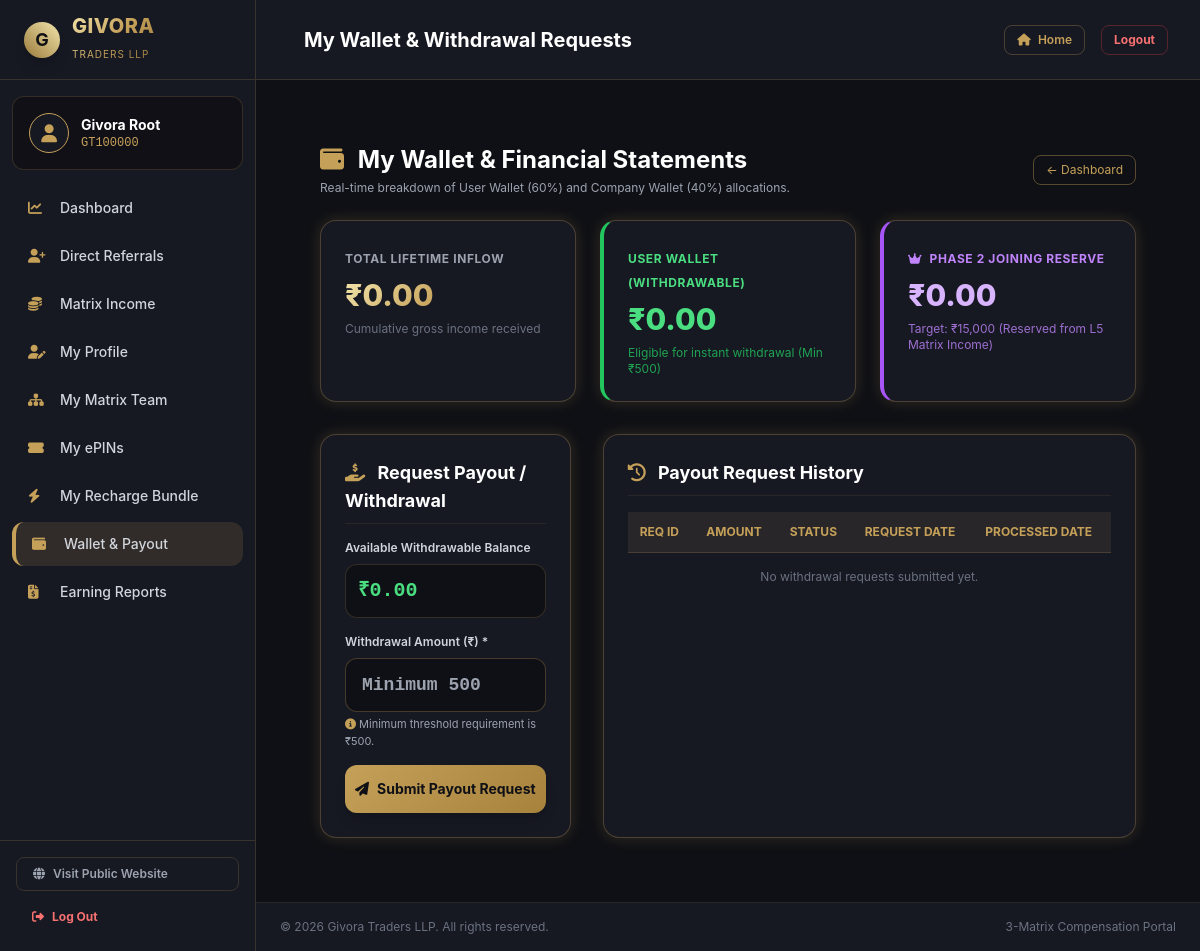
Screenshot of /customer/wallet.php (signed in) with the database file from the repository.
### tables this page shows
CREATE TABLE IF NOT EXISTS members (
    id INT AUTO_INCREMENT PRIMARY KEY,
    member_id VARCHAR(20) NOT NULL UNIQUE,
    sponsor_id VARCHAR(20) DEFAULT NULL,
    placement_parent_id VARCHAR(20) DEFAULT NULL,
    matrix_position INT DEFAULT NULL,
    name VARCHAR(100) NOT NULL,
    email VARCHAR(100) NOT NULL,
    phone VARCHAR(20) NOT NULL,
    password VARCHAR(255) NOT NULL,
    used_epin VARCHAR(50) NOT NULL,
    package_type VARCHAR(50) NOT NULL,
    custom_amount DECIMAL(12,2) NOT NULL DEFAULT 0.00,
    profile_image VARCHAR(255) DEFAULT NULL,
    status ENUM('Active', 'Inactive') NOT NULL DEFAULT 'Active',
    p2_status ENUM('Inactive', 'Active') NOT NULL DEFAULT 'Inactive',
    p2_placement_parent_id VARCHAR(20) DEFAULT NULL,
    p2_matrix_position INT DEFAULT NULL,
    p2_created_at TIMESTAMP NULL DEFAULT NULL,
    created_at TIMESTAMP DEFAULT CURRENT_TIMESTAMP,
    INDEX idx_sponsor (sponsor_id),
    INDEX idx_parent (placement_parent_id),
    INDEX idx_p2_parent (p2_placement_parent_id)
);

CREATE TABLE IF NOT EXISTS wallets (
    id INT AUTO_INCREMENT PRIMARY KEY,
    member_id VARCHAR(20) NOT NULL UNIQUE,
    balance DECIMAL(12,2) NOT NULL DEFAULT 0.00,
    user_wallet_60 DECIMAL(12,2) NOT NULL DEFAULT 0.00,
    company_wallet_40 DECIMAL(12,2) NOT NULL DEFAULT 0.00,
    p2_reserve_wallet DECIMAL(12,2) NOT NULL DEFAULT 0.00,
    FOREIGN KEY (member_id) REFERENCES members(member_id) ON DELETE CASCADE
);

### customer/wallet.php (the view, shortened to what the rows shown need)
<?php
require_once __DIR__ . '/../includes/functions.php';
$member = getLoggedInMember();
$page_title = "My Wallet & Withdrawal Requests";
$pdo = getDBConnection();
$stmt = $pdo->prepare("SELECT * FROM wallets WHERE member_id = ?");
$stmt->execute([$member['member_id']]);
$wallet = $stmt->fetch();
require_once __DIR__ . '/../includes/header.php';
?>
<div class="py-8 max-w-7xl mx-auto px-4 sm:px-6 lg:px-8">
    <div class="mb-6 flex justify-between items-center">
        <div>
            <h1 class="text-2xl font-bold text-white"><i class="fas fa-wallet text-gold mr-2"></i> My Wallet & Financial Statements</h1>
        </div>
    </div>
    <div class="grid grid-cols-1 md:grid-cols-3 gap-6 mb-8">
        <div class="bg-darkcard p-6 rounded-2xl gold-border-glow">
            <span class="text-xs uppercase tracking-wider text-gray-400 font-bold">Total Lifetime Inflow</span>
            <div class="text-3xl font-extrabold gold-gradient-text mt-2">₹<?php echo number_format($wallet['balance'], 2); ?></div>
            <p class="text-xs text-gray-500 mt-2">Cumulative gross income received</p>
        </div>
        <div class="bg-darkcard p-6 rounded-2xl gold-border-glow border-l-4 border-l-green-500">
            <span class="text-xs uppercase tracking-wider text-green-400 font-bold">User Wallet (Withdrawable)</span>
            <div class="text-3xl font-extrabold text-green-400 mt-2">₹<?php echo number_format($wallet['user_wallet_60'], 2); ?></div>
            <p class="text-xs text-green-500/80 mt-2">Eligible for instant withdrawal (Min ₹500)</p>
        </div>
        <div class="bg-darkcard p-6 rounded-2xl gold-border-glow border-l-4 border-l-purple-500">
            <span class="text-xs uppercase tracking-wider text-purple-400 font-bold"><i class="fas fa-crown mr-1"></i> Phase 2 Joining Reserve</span>
            <div class="text-3xl font-extrabold text-purple-300 mt-2">₹<?php echo number_format($wallet['p2_reserve_wallet'], 2); ?></div>
            <p class="text-xs text-purple-400/80 mt-2">
                Target: ₹15,000 (Reserved from L5 Matrix Income)
            </p>
        </div>
    </div>
    <div class="grid grid-cols-1 lg:grid-cols-3 gap-8">
        <div class="bg-darkcard p-6 rounded-2xl gold-border-glow">
            <h2 class="text-lg font-bold text-white mb-4 border-b border-gold/10 pb-2"><i class="fas fa-hand-holding-usd text-gold mr-2"></i> Request Payout / Withdrawal</h2>
            <form method="POST" action="" class="space-y-4">
                <div>
                    <label class="block text-xs font-semibold text-gray-300 mb-2">Available Withdrawable Balance</label>
                    <div class="text-xl font-bold text-green-400 bg-darkbg p-3 rounded-xl border border-gold/20 font-mono">
                        ₹<?php echo number_format($wallet['user_wallet_60'], 2); ?>
                    </div>
                </div>
            </form>
        </div>
        <div class="lg:col-span-2 bg-darkcard p-6 rounded-2xl gold-border-glow">
            <h2 class="text-lg font-bold text-white mb-4 border-b border-gold/10 pb-2"><i class="fas fa-history text-gold mr-2"></i> Payout Request History</h2>
            <div class="overflow-x-auto">
                <table class="w-full text-left text-xs text-gray-300">
                    <thead class="bg-gold/10 text-gold uppercase border-b border-gold/20">
                        <tr>
                            <th class="p-3">Req ID</th>
                            <th class="p-3">Amount</th>
                            <th class="p-3">Status</th>
                            <th class="p-3">Request Date</th>
                            <th class="p-3">Processed Date</th>
                        </tr>
                    </thead>
                </table>
            </div>
        </div>
    </div>
</div>
<?php require_once __DIR__ . '/../includes/footer.php'; ?>

### includes/header.php (shortened to what the rows shown need)
<?php
$is_member = isset($_SESSION['member_id']);
$logged_member = null;
if ($is_member) {
    require_once __DIR__ . '/functions.php';
    $logged_member = getLoggedInMember();
}
$script_uri = $_SERVER['REQUEST_URI'] ?? '';
$is_customer_section = (strpos($script_uri, '/customer/') !== false);
$is_admin_section = (strpos($script_uri, '/admin/') !== false);
$is_sidebar_layout = $is_customer_section || $is_admin_section;
?>
<!DOCTYPE html>
<html lang="en" class="dark">
<head>
    <script src="https://cdn.tailwindcss.com"></script>
    <link rel="stylesheet" href="https://cdnjs.cloudflare.com/ajax/libs/font-awesome/6.4.0/css/all.min.css">
</head>
<body class="min-h-screen flex flex-col justify-between">
<?php if ($is_sidebar_layout): ?>
    <div class="min-h-screen flex flex-col md:flex-row bg-darkbg w-full">
        <aside id="sidebar-menu" class="fixed md:static inset-y-0 left-0 w-64 bg-darkcard border-r border-gold/20 flex flex-col justify-between z-50 transform -translate-x-full md:translate-x-0 transition-transform duration-300 ease-in-out flex-shrink-0">
            <div>
                <div class="p-4 mx-3 my-4 rounded-xl bg-darkbg/80 border border-gold/20 flex items-center space-x-3">
                    <?php if ($is_customer_section && $logged_member): ?>
                        <div class="w-10 h-10 rounded-full border border-gold bg-darkcard flex items-center justify-center text-gold text-lg font-bold flex-shrink-0 overflow-hidden">
                            <?php if (!empty($logged_member['profile_image'])): ?>
                                <img src="<?php echo htmlspecialchars($logged_member['profile_image']); ?>" class="w-full h-full object-cover">
                            <?php else: ?>
                                <i class="fas fa-user"></i>
                            <?php endif; ?>
                        </div>
                        <div class="overflow-hidden">
                            <div class="text-sm font-bold text-white truncate"><?php echo htmlspecialchars($logged_member['name']); ?></div>
                            <div class="text-xs text-gold font-mono truncate"><?php echo htmlspecialchars($logged_member['member_id']); ?></div>
                        </div>
                    <?php endif; ?>
                </div>
            </div>
        </aside>
        <div class="flex-1 flex flex-col min-w-0">
            <header class="h-20 bg-darkcard border-b border-gold/20 px-4 sm:px-8 flex items-center justify-between sticky top-0 z-30">
                <div class="flex items-center space-x-4">
                    <h2 class="text-lg sm:text-xl font-bold text-white truncate">
                        <?php echo isset($page_title) ? $page_title : "Portal Overview"; ?>
                    </h2>
                </div>
            </header>
            <main class="flex-grow p-4 sm:p-8">
<?php endif; ?>

### rows the page displays
members: name "Givora Root", member "GT100000"
wallets: balance "0.00", user_wallet_60 "0.00", p2_reserve_wallet "0.00"

### other values shown
$page_title "My Wallet & Withdrawal Requests"
